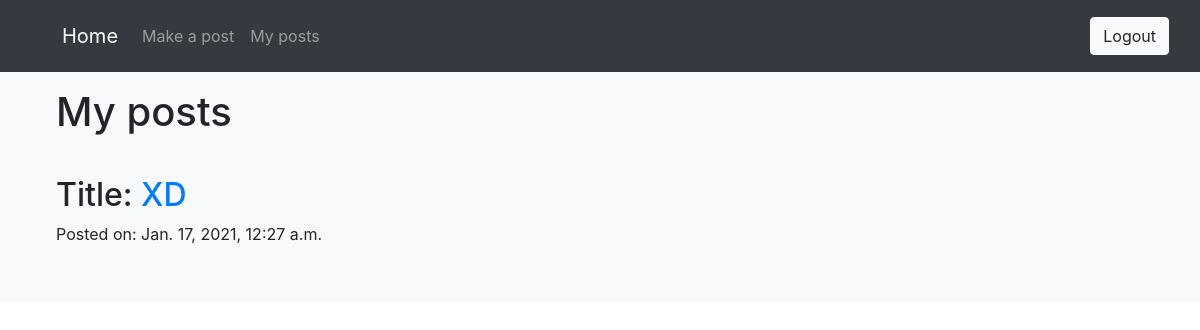
Page /myposts/ (signed in) on the earlier database version.
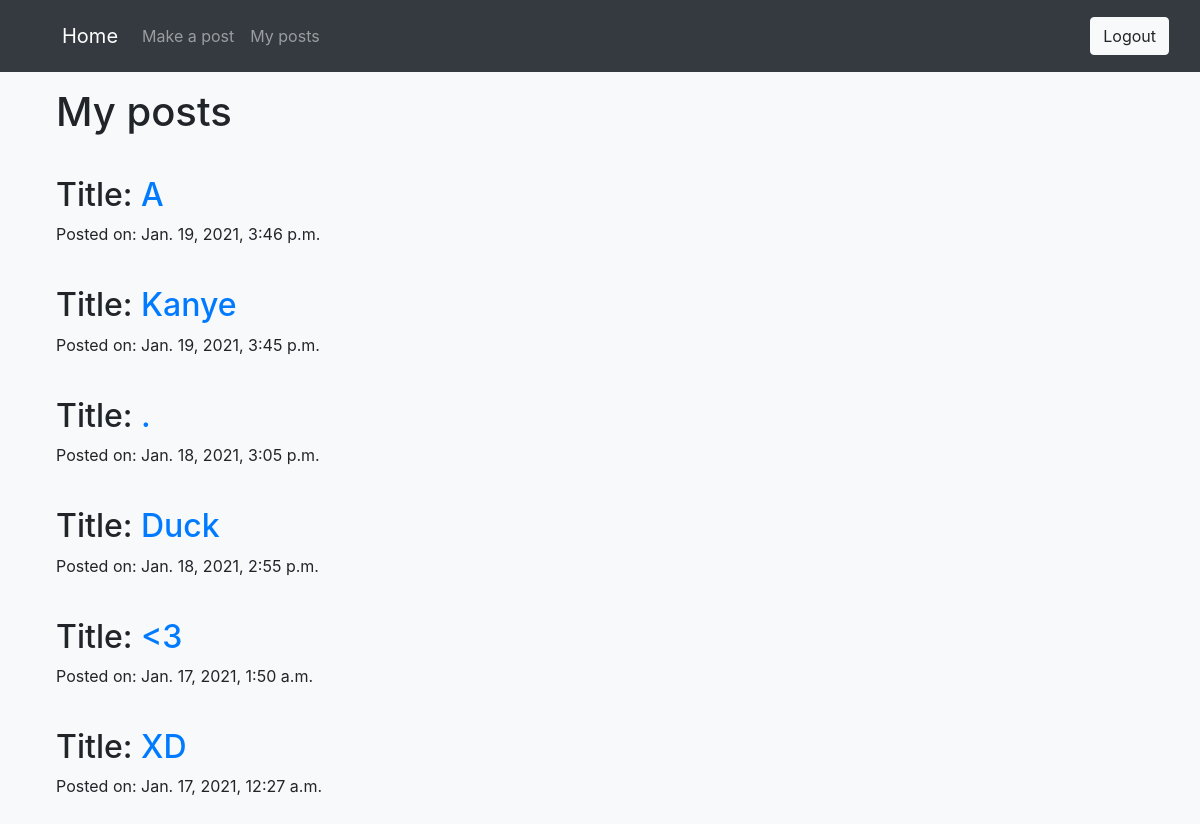
Same page on the later database version.
### simple_website/models.py (models this page shows, shortened)
class MakePost(models.Model):
    title = models.CharField(max_length=30)
    content = models.TextField(max_length=500, blank=True)
    photo = ResizedImageField(size=[500, 300], quality=100, upload_to='simple_website/images/', null=True, blank=True, default='')
    created = models.DateTimeField(auto_now_add=True)
    user = models.ForeignKey(User, on_delete=models.CASCADE)

### simple_website/views.py (the view)
# urls.py: path('myposts/', views.myposts, name='myposts'),
@login_required
def myposts(request):
    posts = MakePost.objects.filter(user=request.user).order_by('-created')
    return render(request, 'simple_website/myposts.html',{'posts':posts})

### simple_website/templates/simple_website/myposts.html
{% extends 'simple_website/base.html' %}
{% block content %}
<ul>
<h1>My posts</h1>
</ul>
<br>
{% for post in posts %}
  <ul>
    <h2>Title: <a href="{% url 'viewpost' post.id %}"> {{ post.title }} </a></h2>
    Posted on: {{ post.created }}
    <br>
  </ul>
  <br>
{% endfor %}
{% endblock %}

### simple_website/templates/simple_website/base.html (shortened to what this page needs)
<!DOCTYPE html>
<html lang="en" dir="ltr">
  <head>
      <link rel="stylesheet" href="https://stackpath.bootstrapcdn.com/bootstrap/4.3.1/css/bootstrap.min.css">
  </head>
  <body>
    <nav class="navbar navbar-expand-lg navbar-dark bg-dark">
      <div class="container-fluid">
        {% if user.is_authenticated %}
          <nav class="navbar navbar-expand-lg navbar-dark bg-dark">
            <div class="container-fluid">
              <a class="navbar-brand" href="{% url 'home' %}">Home</a>
              <div class="collapse navbar-collapse" id="navbarNavAltMarkup">
                <div class="navbar-nav">
                  <a class="nav-link" href="{% url 'newpost' %}">Make a post</a>
                  <a class="nav-link" href="{% url 'myposts' %}">My posts</a>
                </div>
              </div>
            </div>
          </nav>
          <form action="{% url 'logoutuser' %}" method="POST">
          <button type="submit" class="btn btn-light">Logout</button>
          </form>
          {% endif %}
        </div>
      </nav>
    <div class="p-3 mb-2 bg-light text-black">
      {% block content %}{% endblock %}
    </div>
  </body>
</html>

Differences in the rows shown:
added MakePost: title "A", created "Jan. 19, 2021, 3:46 p.m."
added MakePost: title "Kanye", created "Jan. 19, 2021, 3:45 p.m."
added MakePost: title ".", created "Jan. 18, 2021, 3:05 p.m."
added MakePost: title "Duck", created "Jan. 18, 2021, 2:55 p.m."
added MakePost: title "<3", created "Jan. 17, 2021, 1:50 a.m."
